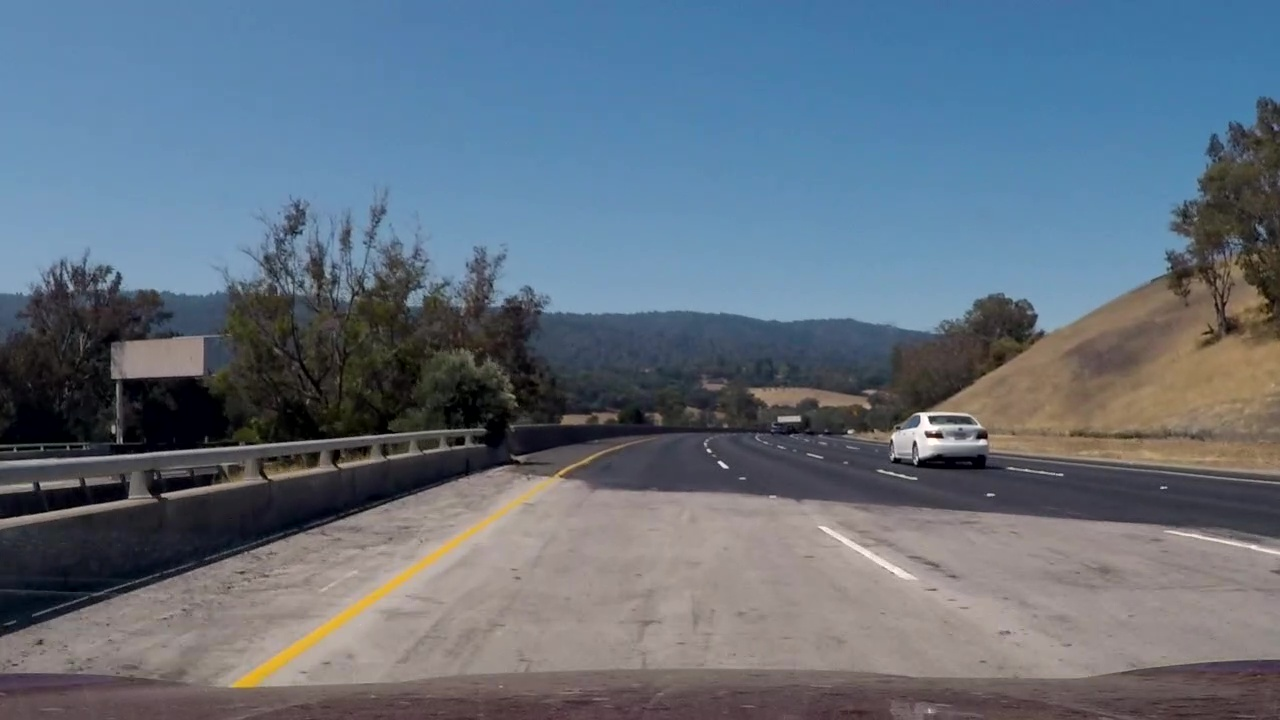
#> input picture CarND-Advanced-Lane-Lines/func_files/test_images/project-test.jpg, 1280 x 720 px
$ python -i Helper.py   (imports and definitions only)   (older library calls are emulated)
#> lines starting #> are read from the running program, lines starting #| are printed output that depends on the picture; after the words box and inside, x2 and y2 are one past the last pixel; in counts of white or black regions, pixels touching at a corner belong together
### CarND-Advanced-Lane-Lines/func_files/Threshold.py
import numpy as np
import cv2

# [37 lines left out: functions hls_s_layer, abs_sobel_thresh, mag_thresh, dir_threshold, not called in this run]


def region_of_interest(img, vertices):
    # defining a blank mask to start with
    mask = np.zeros_like(img)

    # defining a 3 channel or 1 channel color to fill the mask with depending on the input image
    if len(img.shape) > 2:
        channel_count = img.shape[2]  # i.e. 3 or 4 depending on your image
        ignore_mask_color = (255,) * channel_count
    else:
        ignore_mask_color = 255

    # filling pixels inside the polygon defined by "vertices" with the fill color
    cv2.fillPoly(mask, vertices, ignore_mask_color)

    # returning the image only where mask pixels are nonzero
    masked_image = cv2.bitwise_and(img, mask)
    return masked_image


# [52 lines left out: function getThresholdImage, not called in this run]

### CarND-Advanced-Lane-Lines/func_files/Helper.py
import math
import numpy as np
import cv2
from func_files.Threshold import region_of_interest

def grayscale(img):
    return cv2.cvtColor(img, cv2.COLOR_BGR2HLS)


def canny(img, low_threshold, high_threshold):
    """Applies the Canny transform"""
    return cv2.Canny(img, low_threshold, high_threshold)


def gaussian_blur(img, kernel_size):
    """Applies a Gaussian Noise kernel"""
    return cv2.GaussianBlur(img, (kernel_size, kernel_size), 0)


def getIntercepts(lines, min_y, max_y, color=[255, 0, 0], thickness=10):
    l = []
    if lines is not None:
        slope_left, intercept_left, slope_right, intercept_right = avgLines(lines=lines)

        if slope_left != 0:
            x11 = int((min_y - intercept_left) / slope_left)
            x12 = int((max_y - intercept_left) / slope_left)
            l += [(x11, min_y, x12, max_y)]

        if slope_right != 0:
            x21 = int((min_y - intercept_right) / slope_right)
            x22 = int((max_y - intercept_right) / slope_right)
            l += [(x21, min_y, x22, max_y)]
    return l


def hough_lines(img, rho, theta, threshold, min_line_len, max_line_gap, min_y, max_y):
    lines = cv2.HoughLinesP(img, rho, theta, threshold, np.array([]), minLineLength=min_line_len,
                            maxLineGap=max_line_gap)
    l = getIntercepts(lines, min_y=min_y, max_y=max_y)
    return l


def avgLines(lines):
    left_slope = 0
    left_weights = 0
    left_intercept = 0
    right_slope = 0
    right_weights = 0
    right_intercept = 0
    for line in lines:
        for x1, y1, x2, y2 in line:
            if x2 == x1 and abs(slope) < 0.05:
                continue  # ignore a vertical line
            slope = (y2 - y1) * 1.0 / (x2 - x1)
            intercept = y1 - slope * x1
            weight = np.sqrt((y2 - y1) ** 2 + (x2 - x1) ** 2)
            if slope < 0:
                left_slope += slope * weight
                left_intercept += intercept * weight
                left_weights += weight
            else:
                right_slope += slope * weight
                right_intercept += intercept * weight
                right_weights += weight

    if left_weights != 0:
        left_slope = left_slope / left_weights
        left_intercept = left_intercept / left_weights
    if right_weights != 0:
        right_intercept = right_intercept / right_weights
        right_slope = right_slope / right_weights

    return left_slope, left_intercept, right_slope, right_intercept


def selectLaneColor(img):
    #     hsv = cv2.cvtColor(img, cv2.COLOR_BGR2HSV)
    ## mask of white (200, 200, 200) ~ (255, 255,255)
    mask1 = cv2.inRange(img, np.array([0, 200, 0]), np.array([255, 255, 255]))
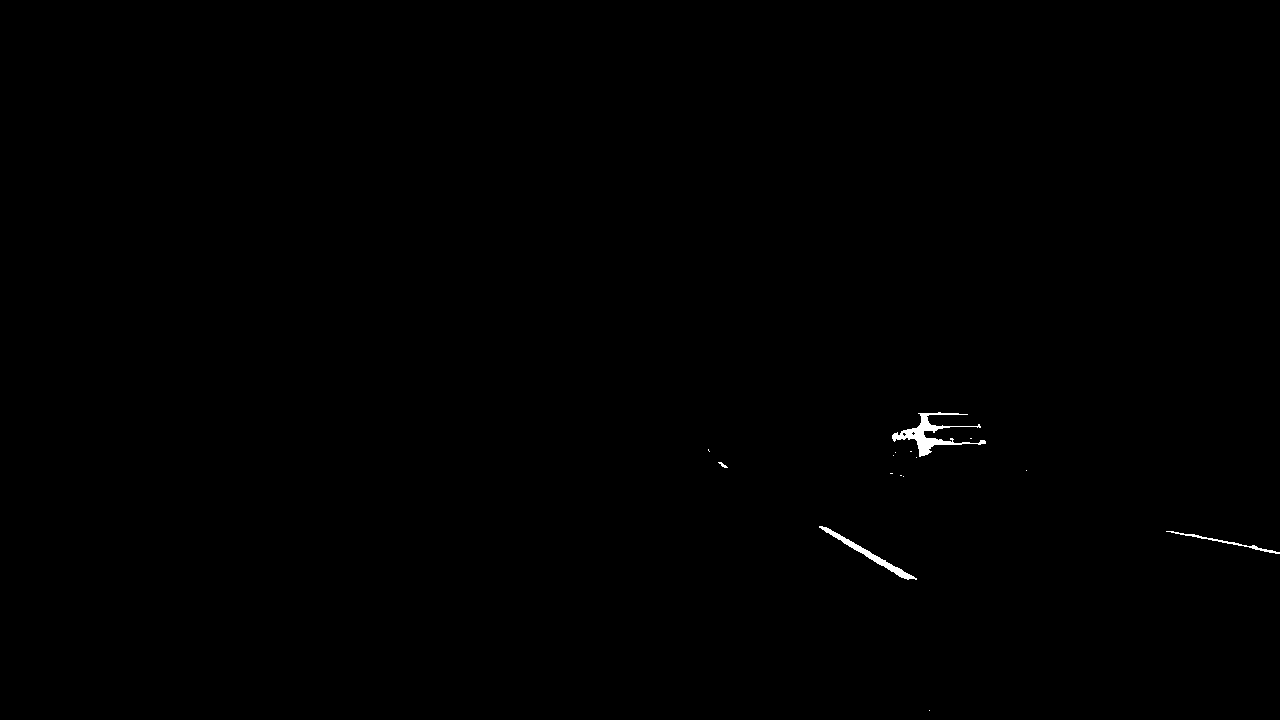
#> mask1: shape (720, 1280); 0.21% white; 15 white regions (11 under 20 px), largest, box (x1, y1, x2, y2) and area: (892, 412, 986, 457) 1049, (819, 526, 917, 580) 598, (1166, 531, 1280, 554) 248, (718, 462, 728, 468) 25

    ## mask of yellow (190, 190, 0) ~ (255, 255, 255)
    mask2 = cv2.inRange(img, np.array([10, 0, 100]), np.array([40, 255, 255]))
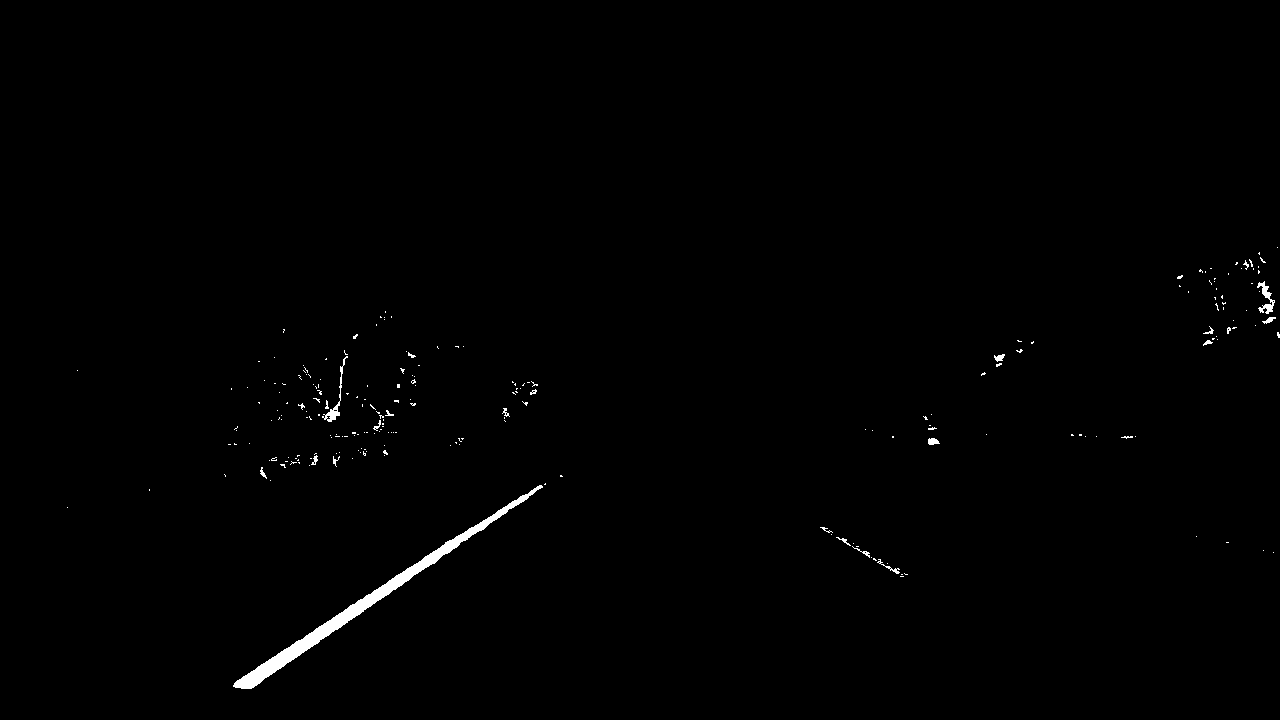
#> mask2: shape (720, 1280); 0.61% white; 229 white regions (206 under 20 px), largest, box (x1, y1, x2, y2) and area: (233, 485, 543, 689) 3718, (322, 356, 348, 422) 235, (1257, 281, 1275, 314) 223

    ## final mask and masked
    mask = cv2.bitwise_or(mask1, mask2)
#> mask: shape (720, 1280); 0.79% white; 221 white regions (199 under 20 px), largest, box (x1, y1, x2, y2) and area: (233, 485, 543, 689) 3718, (892, 412, 986, 457) 1049, (819, 526, 917, 580) 598
    target = cv2.bitwise_and(img, img, mask=mask)
#> target: shape (720, 1280, 3); mean of channels 0, 1, 2 0.3, 1.1, 1
    # plt.imshow(target)
    return target


def detectLanes(img):
    img.astype('uint8')
    conv_img1 = cv2.cvtColor(img, cv2.COLOR_RGB2HLS_FULL)
    masked_img = selectLaneColor(conv_img1)
    conv_img2 = cv2.cvtColor(masked_img, cv2.COLOR_HLS2RGB)
    conv_img3 = cv2.cvtColor(conv_img2, cv2.COLOR_RGB2GRAY)
    kernel_size = 7  # Must be an odd number (3, 5, 7...)
    blur_gray = gaussian_blur(conv_img3, kernel_size)
    canny_img = canny(blur_gray, 50, 150)

    imshape = img.shape
    vertices = np.array([[(50, imshape[0]),
                          ((imshape[1] - 100) / 2, (imshape[0] + 100) / 2),
                          ((imshape[1] + 100) / 2, (imshape[0] + 100) / 2),
                          (imshape[1] - 50, imshape[0])]],
                        dtype=np.int32)
    v = vertices[0]
    x = [v[0][0], v[1][0], v[2][0], v[3][0]]
    y = [v[0][1], v[1][1], v[2][1], v[3][1]]
    masked_edges = region_of_interest(canny_img, vertices=vertices)
#> in region_of_interest, `cv2.fillPoly(mask, vertices, ignore_mask_color)`:
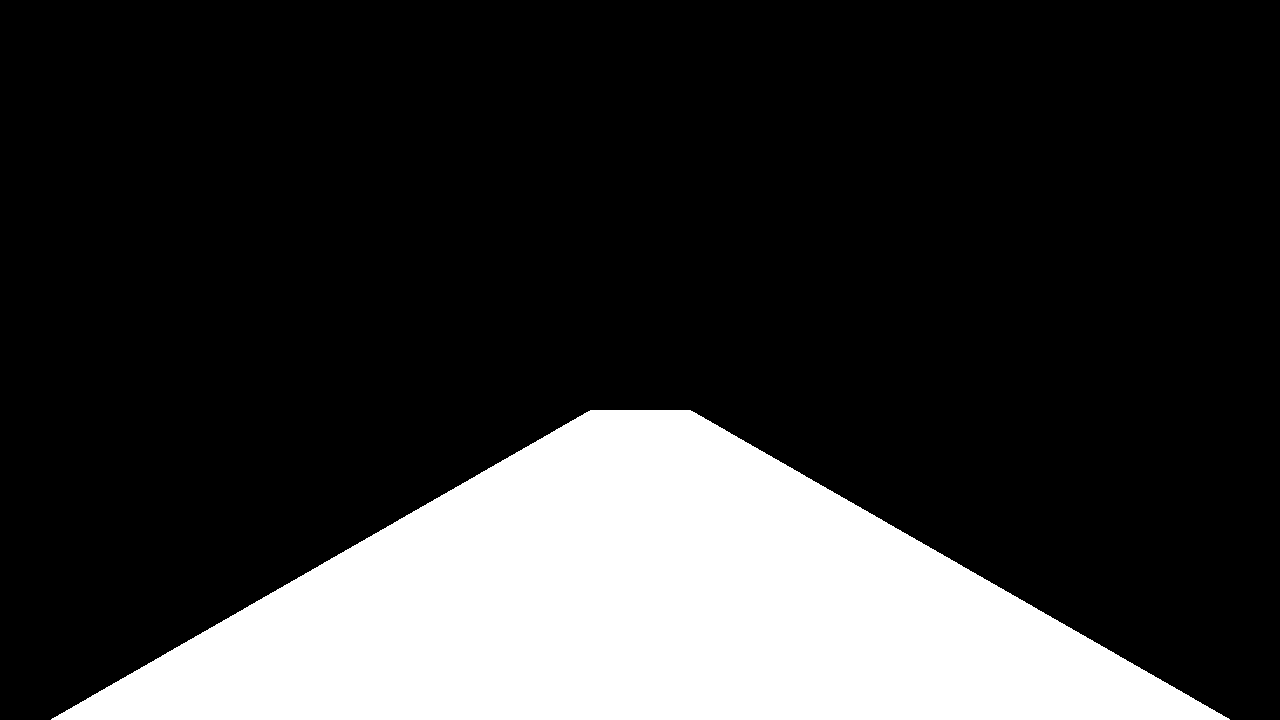
#> mask: shape (720, 1280); 21.6% white; 1 white region, box (x1, y1, x2, y2) and area: (51, 410, 1230, 720) 198630
#> in region_of_interest, `masked_image = cv2.bitwise_and(img, mask)`:
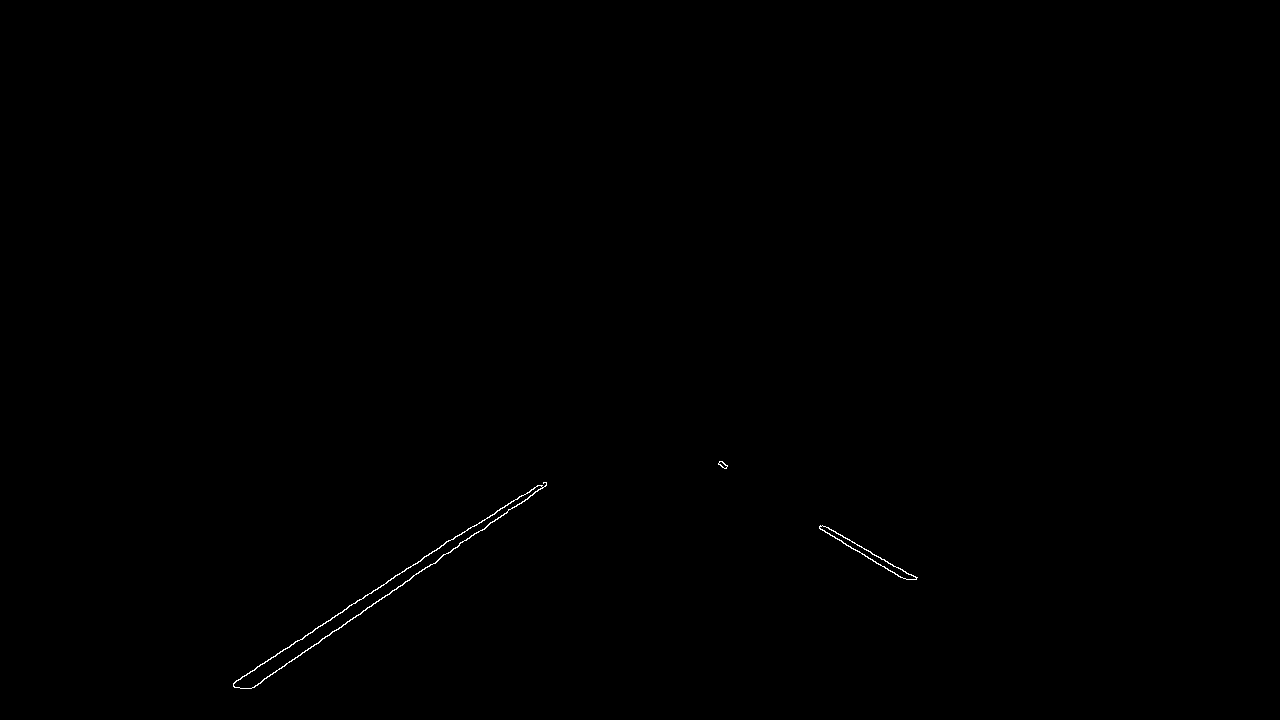
#> masked_image: shape (720, 1280); 0.14% white in thin lines or dots, all inside (x1, y1, x2, y2) = (233, 461, 918, 689)

    rho = 1
    theta = np.pi / 180
    threshold = 30
    min_line_length = 10
    max_line_gap = 10
    lines = hough_lines(img=masked_edges, rho=rho, theta=theta, threshold=threshold, min_line_len=min_line_length,
                        max_line_gap=max_line_gap, min_y=int((imshape[0] + 200) / 2), max_y=imshape[0])
#> in hough_lines, `lines = cv2.HoughLinesP(img, rho, theta, threshold, np.array([]), minL..`: lines = 13 rows, first 6: [284, 666, 512, 507], [233, 683, 386, 583], [257, 666, 482, 520], [819, 528, 903, 578], [427, 567, 546, 484], [825, 526, 916, 578]
#> the loop in avgLines, `for line in lines:` made 13 passes
#> after the loop in avgLines, `for line in lines:`: left_intercept = 1114226; left_slope = -886.9; left_weights = 1309.3; right_intercept = 18609.2; right_slope = 236.3; right_weights = 404.3
#> in avgLines, `left_slope = left_slope / left_weights`: left_slope = -0.677
#> in avgLines, `left_intercept = left_intercept / left_weights`: left_intercept = 851
#> in avgLines, `right_intercept = right_intercept / right_weights`: right_intercept = 46.03
#> in avgLines, `right_slope = right_slope / right_weights`: right_slope = 0.585
#> in getIntercepts, `slope_left, intercept_left, slope_right, intercept_right = avgLines(li..`: slope_left = -0.677; intercept_left = 851; slope_right = 0.585; intercept_right = 46.03
#> in getIntercepts, `x11 = int((min_y - intercept_left) / slope_left)`: x11 = 577
#> in getIntercepts, `x12 = int((max_y - intercept_left) / slope_left)`: x12 = 193
#> in getIntercepts, `l += [(x11, min_y, x12, max_y)]`: l = [(577, 460, 193, 720)]
#> in getIntercepts, `x21 = int((min_y - intercept_right) / slope_right)`: x21 = 708
#> in getIntercepts, `x22 = int((max_y - intercept_right) / slope_right)`: x22 = 1152
#> in getIntercepts, `l += [(x21, min_y, x22, max_y)]`: l = [(577, 460, 193, 720), (708, 460, 1152, 720)]
#> lines = [(577, 460, 193, 720), (708, 460, 1152, 720)]

    return lines

>>> import cv2
>>> picture = cv2.cvtColor(cv2.imread('test_images/project-test.jpg'), cv2.COLOR_BGR2RGB)
>>> result = detectLanes(picture)
#> result = [(577, 460, 193, 720), (708, 460, 1152, 720)]
